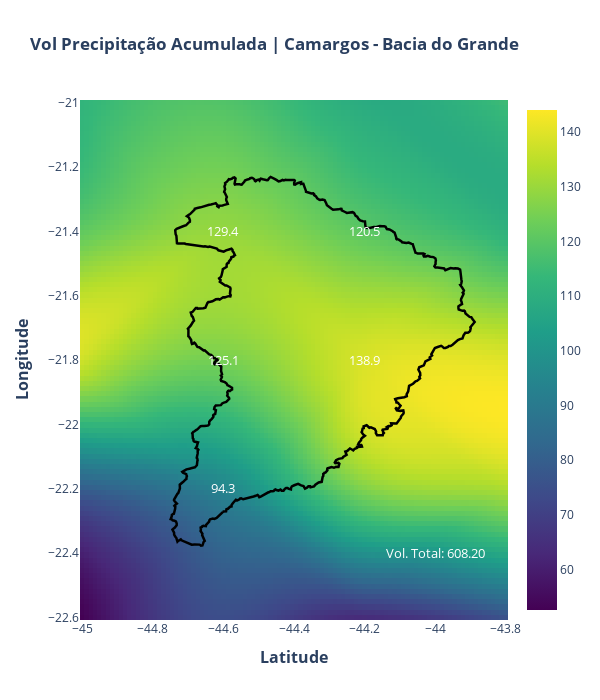

Here is the notebook cell this chart was saved with:
### Markdown cell above
## Contour Chart Softened - Heatmap (Plotly)

### Code cell
latitudes = filtered_df['lat'].values
longitudes = filtered_df['long'].values
data_values = filtered_df['data_value'].values

grid_x, grid_y = np.mgrid[min(longitudes):max(longitudes):100j, min(latitudes):max(latitudes):100j]
grid_z = griddata((longitudes, latitudes), data_values, (grid_x, grid_y), method='cubic')



heatmap = go.Figure(data=go.Heatmap(
    x=grid_y[0, :],
    y=grid_x[:, 0],
    z=grid_z.T, 
    colorscale='Viridis',
    transpose=True 
))
heatmap.update_layout(
    title=dict(text='<b>Vol Precipitação Acumulada | Camargos - Bacia do Grande<b>',  font=dict(size=17,)),
    xaxis_title=dict(text='<b>Latitude<b>',  font=dict(size=16,)),
    yaxis_title=dict(text='<b>Longitude<b>',  font=dict(size=16,)),
    width=600, 
    height=700   
)
contorno_trace = go.Scatter(
    x=contour_df['lat'],
    y=contour_df['long'],
    mode='lines',
    line=dict(color='black', width=2.5)
)

# Adicionar marcadores de texto
for index, row in fill_spec.iterrows():
    heatmap.add_annotation(
        x=row['lat'],
        y=row['long'],
        text=str(row['data_value']),
        showarrow=False,
        arrowhead=2,
        ax=-40,
        ay=-40,
        font=dict(color='white', size=12.5)
    )
heatmap.add_annotation(
    x=-44,
    y=-22.4,
    text=f'Vol. Total: {total_precipitation:.2f}',
    font=dict(color='white', size=13),
    showarrow=False
)

heatmap.add_trace(contorno_trace)
heatmap.write_html('Contour_Chart_Softened_Plotly.html')
heatmap.show()

### Figure 1 — Plotly figure (JSON) as saved in the notebook; plotly's stock layout.template omitted (floating-point values rounded to 4 significant figures; data arrays with more than 128 entries replaced by an {"elided": "..."} marker saying what was removed)
{"data": [{"colorscale": [[0, "#440154"], [0.1111, "#482878"], [0.2222, "#3e4989"], [0.3333, "#31688e"], [0.4444, "#26828e"], [0.5556, "#1f9e89"], [0.6667, "#35b779"], [0.7778, "#6ece58"], [0.8889, "#b5de2b"], [1, "#fde725"]], "transpose": true, "type": "heatmap", "x": [-45, -44.99, -44.98, -44.96, -44.95, -44.94, -44.93, -44.92, -44.9, -44.89, -44.88, -44.87, -44.85, -44.84, -44.83, -44.82, -44.81, -44.79, -44.78, -44.77, -44.76, -44.75, -44.73, -44.72, -44.71, -44.7, -44.68, -44.67, -44.66, -44.65, -44.64, -44.62, -44.61, -44.6, -44.59, -44.58, -44.56, -44.55, -44.54, -44.53, -44.52, -44.5, -44.49, -44.48, -44.47, -44.45, -44.44, -44.43, -44.42, -44.41, -44.39, -44.38, -44.37, -44.36, -44.35, -44.33, -44.32, -44.31, -44.3, -44.28, -44.27, -44.26, -44.25, -44.24, -44.22, -44.21, -44.2, -44.19, -44.18, -44.16, -44.15, -44.14, -44.13, -44.12, -44.1, -44.09, -44.08, -44.07, -44.05, -44.04, -44.03, -44.02, -44.01, -43.99, -43.98, -43.97, -43.96, -43.95, -43.93, -43.92, -43.91, -43.9, -43.88, -43.87, -43.86, -43.85, -43.84, -43.82, -43.81, -43.8], "y": [-22.6, -22.58, -22.57, -22.55, -22.54, -22.52, -22.5, -22.49, -22.47, -22.45, -22.44, -22.42, -22.41, -22.39, -22.37, -22.36, -22.34, -22.33, -22.31, -22.29, -22.28, -22.26, -22.24, -22.23, -22.21, -22.2, -22.18, -22.16, -22.15, -22.13, -22.12, -22.1, -22.08, -22.07, -22.05, -22.03, -22.02, -22.0, -21.99, -21.97, -21.95, -21.94, -21.92, -21.91, -21.89, -21.87, -21.86, -21.84, -21.82, -21.81, -21.79, -21.78, -21.76, -21.74, -21.73, -21.71, -21.69, -21.68, -21.66, -21.65, -21.63, -21.61, -21.6, -21.58, -21.57, -21.55, -21.53, -21.52, -21.5, -21.48, -21.47, -21.45, -21.44, -21.42, -21.4, -21.39, -21.37, -21.36, -21.34, -21.32, -21.31, -21.29, -21.27, -21.26, -21.24, -21.23, -21.21, -21.19, -21.18, -21.16, -21.15, -21.13, -21.11, -21.1, -21.08, -21.06, -21.05, -21.03, -21.02, -21], "z": {"elided": "100x100 float values"}}, {"line": {"color": "black", "width": 2.5}, "mode": "lines", "type": "scatter", "x": {"elided": "1058 float values"}, "y": {"elided": "1058 float values"}}], "layout": {"annotations": [{"arrowhead": 2, "ax": -40, "ay": -40, "font": {"color": "white", "size": 12.5}, "showarrow": false, "text": "94.3", "x": -44.6, "y": -22.2}, {"arrowhead": 2, "ax": -40, "ay": -40, "font": {"color": "white", "size": 12.5}, "showarrow": false, "text": "125.1", "x": -44.6, "y": -21.8}, {"arrowhead": 2, "ax": -40, "ay": -40, "font": {"color": "white", "size": 12.5}, "showarrow": false, "text": "129.4", "x": -44.6, "y": -21.4}, {"arrowhead": 2, "ax": -40, "ay": -40, "font": {"color": "white", "size": 12.5}, "showarrow": false, "text": "138.9", "x": -44.2, "y": -21.8}, {"arrowhead": 2, "ax": -40, "ay": -40, "font": {"color": "white", "size": 12.5}, "showarrow": false, "text": "120.5", "x": -44.2, "y": -21.4}, {"font": {"color": "white", "size": 13}, "showarrow": false, "text": "Vol. Total: 608.20", "x": -44, "y": -22.4}], "height": 700, "title": {"font": {"size": 17}, "text": "<b>Vol Precipitação Acumulada | Camargos - Bacia do Grande<b>"}, "width": 600, "xaxis": {"title": {"font": {"size": 16}, "text": "<b>Latitude<b>"}}, "yaxis": {"title": {"font": {"size": 16}, "text": "<b>Longitude<b>"}}}}
